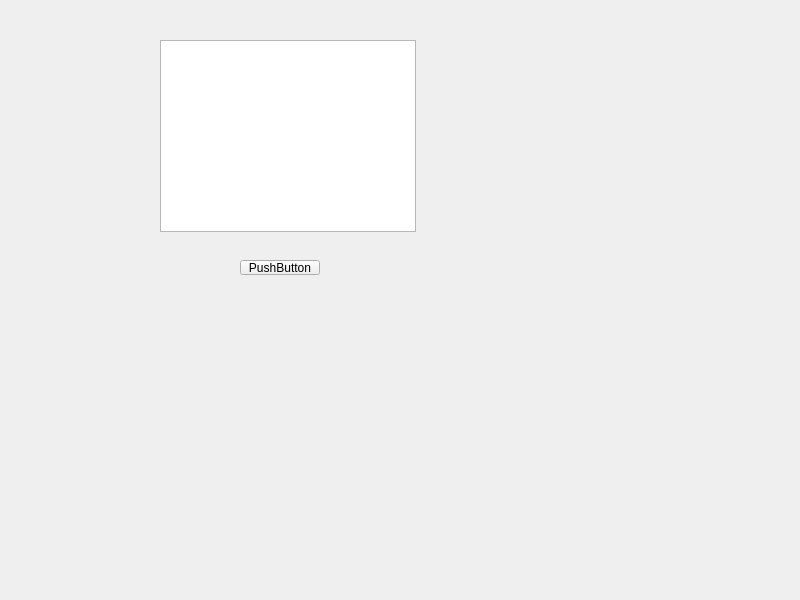
<?xml version="1.0" encoding="UTF-8"?>
<ui version="4.0">
 <class>Widget</class>
 <widget class="QWidget" name="Widget">
  <property name="geometry">
   <rect>
    <x>0</x>
    <y>0</y>
    <width>800</width>
    <height>600</height>
   </rect>
  </property>
  <property name="windowTitle">
   <string>Widget</string>
  </property>
  <widget class="QPushButton" name="pushButton">
   <property name="geometry">
    <rect>
     <x>240</x>
     <y>260</y>
     <width>80</width>
     <height>15</height>
    </rect>
   </property>
   <property name="text">
    <string>PushButton</string>
   </property>
  </widget>
  <widget class="QListWidget" name="listWidget">
   <property name="geometry">
    <rect>
     <x>160</x>
     <y>40</y>
     <width>256</width>
     <height>192</height>
    </rect>
   </property>
  </widget>
 </widget>
 <resources/>
 <connections/>
</ui>
